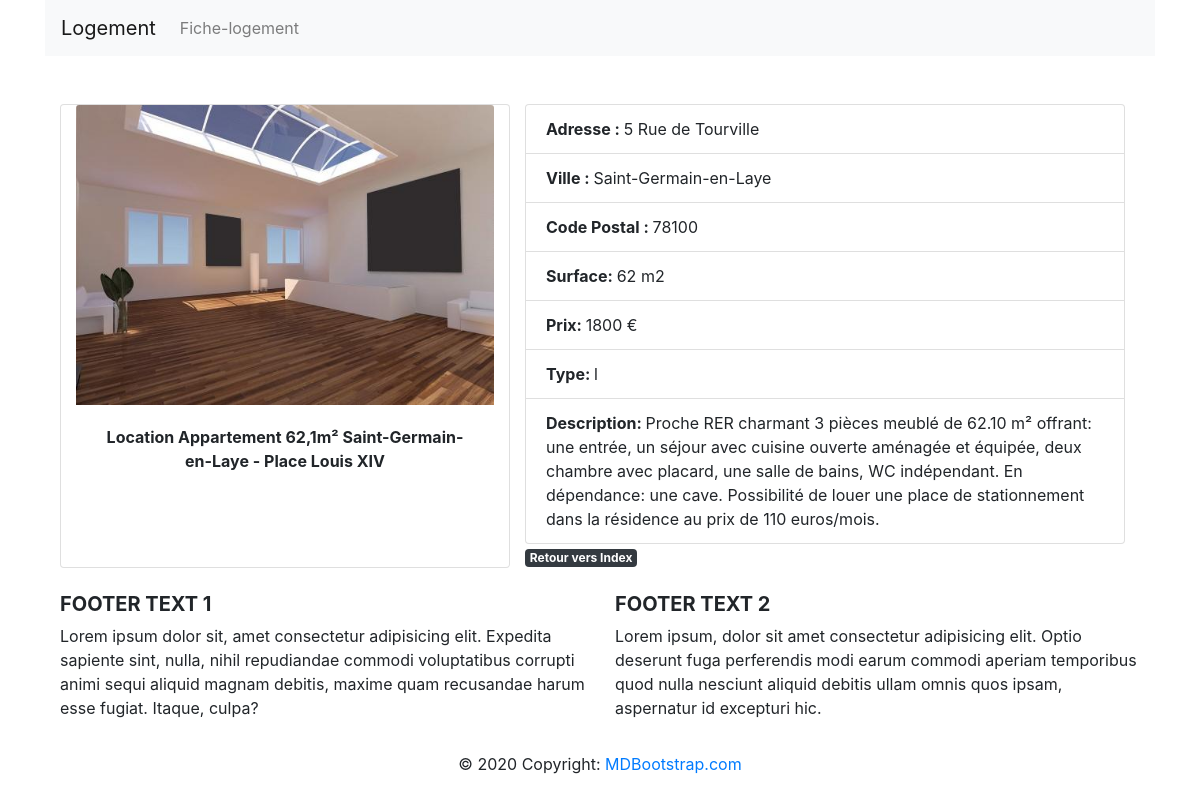
The page /info_logement.php?id_logement=5 on the database its author committed.
### tables this page shows
CREATE TABLE `logement` (
  `id_logement` int(11) NOT NULL,
  `titre` varchar(255) NOT NULL,
  `adresse` varchar(255) NOT NULL,
  `ville` varchar(45) NOT NULL,
  `cp` int(5) NOT NULL,
  `surface` int(11) NOT NULL,
  `prix` int(11) NOT NULL,
  `photo` varchar(225) NOT NULL,
  `type` enum('v','l') NOT NULL,
  `description` longtext NOT NULL
);

### info_logement.php (the view, shortened to what this page needs)
<?php
    require_once("inc/init.php");
    if(isset($_GET["id_logement"])){
        $r = $pdo->query("SELECT * FROM logement WHERE id_logement = '$_GET[id_logement]' ");
        $logement = $r->fetch(PDO::FETCH_ASSOC);
    }
    require_once("inc/header.php");
?>
<div class="row col-md-12 mx-auto justify-content-center">
    <div class="card col-md-5">
        <img class="card-img-top" src="<?php echo $logement["photo"];?>" alt="">
        <div class="card-body">
            <p class="card-text text-center font-weight-bold"> <?php echo $logement["titre"]; ?> </p>
        </div>
    </div>
    <div class="col-md-7">
        <ul class="list-group">
            <li class="list-group-item"><span class="title"> Adresse : </span> <?php echo $logement["adresse"]; ?> </li>
            <li class="list-group-item"><span class="title"> Ville : </span> <?php echo $logement["ville"]; ?> </li>
            <li class="list-group-item"><span class="title"> Code Postal : </span> <?php echo $logement["cp"]; ?> </li>
            <li class="list-group-item"><span class="title"> Surface: </span> <?php echo $logement["surface"]; ?> m2 </li>
            <li class="list-group-item"><span class="title"> Prix: </span> <?php echo $logement["prix"]; ?> € </li>
            <li class="list-group-item"><span class="title"> Type: </span> <?php echo $logement["type"]; ?> </li>
            <li class="list-group-item"><span class="title"> Description: </span> <?php echo $logement["description"]; ?> </li>
        </ul>
        <a href="index.php" class="badge badge-dark"> Retour vers Index </a>
    </div>
</div>
<?php
    require_once("inc/footer.php");
?>

### inc/css/style.css (style rules this page uses)
ul { list-style: none; }
ul li { display: inline-block; }
.title { font-weight: bold; }

### rows shown on the page
logement: photo (picture), titre "Location Appartement 62,1m² Saint-Germain-en-Laye - Place Louis XIV", adresse "5 Rue de Tourville", ville "Saint-Germain-en-Laye", cp "78100", surface "62", prix "1800", type "l", description "Proche RER charmant 3 pièces meublé de 62.10 m² offrant: une entrée, un séjour avec cuisine ouverte aménagée et équipée, deux chambre avec placard, une salle de bains, WC indépendant. En dépendance: une cave. Possibilité de louer une place de stationnement dans la résidence au prix de 110 euros/mois."
